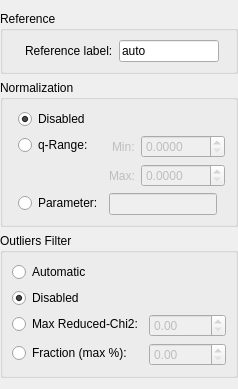
             <widget class="QWidget" name="timeAverageWidget" native="true">
              <layout class="QVBoxLayout" name="verticalLayout_7">
               <property name="leftMargin">
                <number>0</number>
               </property>
               <property name="rightMargin">
                <number>0</number>
               </property>
               <item>
                <widget class="QGroupBox" name="referenceGroupBox">
                 <property name="maximumSize">
                  <size>
                   <width>16777215</width>
                   <height>16777215</height>
                  </size>
                 </property>
                 <property name="title">
                  <string>Reference</string>
                 </property>
                 <property name="flat">
                  <bool>false</bool>
                 </property>
                 <layout class="QFormLayout" name="formLayout_10">
                  <property name="formAlignment">
                   <set>Qt::AlignHCenter|Qt::AlignTop</set>
                  </property>
                  <item row="0" column="0">
                   <widget class="QLabel" name="referenceLabel">
                    <property name="text">
                     <string>Reference label:</string>
                    </property>
                    <property name="buddy">
                     <cstring>referenceLineEdit</cstring>
                    </property>
                   </widget>
                  </item>
                  <item row="0" column="1">
                   <widget class="QLineEdit" name="referenceLineEdit">
                    <property name="maximumSize">
                     <size>
                      <width>100</width>
                      <height>16777215</height>
                     </size>
                    </property>
                    <property name="toolTip">
                     <string>Reference time-delay label for calculating difference curves (e.g. '-3ns')</string>
                    </property>
                    <property name="text">
                     <string>auto</string>
                    </property>
                   </widget>
                  </item>
                 </layout>
                </widget>
               </item>
               <item>
                <widget class="QGroupBox" name="normalizationGroupBox">
                 <property name="maximumSize">
                  <size>
                   <width>16777215</width>
                   <height>16777215</height>
                  </size>
                 </property>
                 <property name="title">
                  <string>Normalization</string>
                 </property>
                 <layout class="QFormLayout" name="formLayout_6">
                  <property name="fieldGrowthPolicy">
                   <enum>QFormLayout::FieldsStayAtSizeHint</enum>
                  </property>
                  <property name="labelAlignment">
                   <set>Qt::AlignLeading|Qt::AlignLeft|Qt::AlignVCenter</set>
                  </property>
                  <property name="formAlignment">
                   <set>Qt::AlignHCenter|Qt::AlignTop</set>
                  </property>
                  <item row="1" column="0">
                   <widget class="QRadioButton" name="qRangeRadioButton">
                    <property name="text">
                     <string>q-Range:</string>
                    </property>
                    <property name="checked">
                     <bool>false</bool>
                    </property>
                   </widget>
                  </item>
                  <item row="2" column="0">
                   <widget class="QRadioButton" name="parameterRadioButton">
                    <property name="text">
                     <string>Parameter:</string>
                    </property>
                   </widget>
                  </item>
                  <item row="2" column="1">
                   <widget class="QLineEdit" name="parameterLineEdit">
                    <property name="enabled">
                     <bool>false</bool>
                    </property>
                    <property name="sizePolicy">
                     <sizepolicy hsizetype="Preferred" vsizetype="Fixed">
                      <horstretch>0</horstretch>
                      <verstretch>0</verstretch>
                     </sizepolicy>
                    </property>
                    <property name="maximumSize">
                     <size>
                      <width>16777215</width>
                      <height>16777215</height>
                     </size>
                    </property>
                   </widget>
                  </item>
                  <item row="1" column="1">
                   <widget class="QWidget" name="qRangeWidget" native="true">
                    <property name="enabled">
                     <bool>false</bool>
                    </property>
                    <property name="sizePolicy">
                     <sizepolicy hsizetype="Preferred" vsizetype="Preferred">
                      <horstretch>0</horstretch>
                      <verstretch>0</verstretch>
                     </sizepolicy>
                    </property>
                    <layout class="QFormLayout" name="formLayout_9">
                     <property name="labelAlignment">
                      <set>Qt::AlignRight|Qt::AlignTrailing|Qt::AlignVCenter</set>
                     </property>
                     <property name="formAlignment">
                      <set>Qt::AlignLeading|Qt::AlignLeft|Qt::AlignVCenter</set>
                     </property>
                     <property name="leftMargin">
                      <number>0</number>
                     </property>
                     <property name="topMargin">
                      <number>0</number>
                     </property>
                     <property name="rightMargin">
                      <number>0</number>
                     </property>
                     <property name="bottomMargin">
                      <number>0</number>
                     </property>
                     <item row="0" column="0">
                      <widget class="QLabel" name="minQRangeNormalizationLabel">
                       <property name="text">
                        <string>Min:</string>
                       </property>
                      </widget>
                     </item>
                     <item row="0" column="1">
                      <widget class="QDoubleSpinBox" name="minQRangeNormalizationDoubleSpinBox">
                       <property name="maximumSize">
                        <size>
                         <width>100</width>
                         <height>16777215</height>
                        </size>
                       </property>
                       <property name="decimals">
                        <number>4</number>
                       </property>
                       <property name="maximum">
                        <double>1000.000000000000000</double>
                       </property>
                      </widget>
                     </item>
                     <item row="1" column="0">
                      <widget class="QLabel" name="maxQRangeNormalizationLabel">
                       <property name="text">
                        <string>Max:</string>
                       </property>
                      </widget>
                     </item>
                     <item row="1" column="1">
                      <widget class="QDoubleSpinBox" name="maxQRangeNormalizationDoubleSpinBox">
                       <property name="maximumSize">
                        <size>
                         <width>100</width>
                         <height>16777215</height>
                        </size>
                       </property>
                       <property name="decimals">
                        <number>4</number>
                       </property>
                       <property name="maximum">
                        <double>1000.000000000000000</double>
                       </property>
                      </widget>
                     </item>
                    </layout>
                   </widget>
                  </item>
                  <item row="0" column="0">
                   <widget class="QRadioButton" name="normalizationDisabledRadioButton">
                    <property name="text">
                     <string>Disabled</string>
                    </property>
                    <property name="checked">
                     <bool>true</bool>
                    </property>
                   </widget>
                  </item>
                 </layout>
                </widget>
               </item>
               <item>
                <widget class="QGroupBox" name="outliersFilterGroupBox">
                 <property name="title">
                  <string>Outliers Filter</string>
                 </property>
                 <layout class="QFormLayout" name="formLayout_11">
                  <property name="fieldGrowthPolicy">
                   <enum>QFormLayout::AllNonFixedFieldsGrow</enum>
                  </property>
                  <property name="labelAlignment">
                   <set>Qt::AlignLeading|Qt::AlignLeft|Qt::AlignVCenter</set>
                  </property>
                  <property name="formAlignment">
                   <set>Qt::AlignHCenter|Qt::AlignTop</set>
                  </property>
                  <item row="1" column="0">
                   <widget class="QRadioButton" name="outliersFilterDisabledRadioButton">
                    <property name="text">
                     <string>Disabled</string>
                    </property>
                    <property name="checked">
                     <bool>true</bool>
                    </property>
                   </widget>
                  </item>
                  <item row="2" column="0">
                   <widget class="QRadioButton" name="outliersFilterReducedChi2RadioButton">
                    <property name="text">
                     <string>Max Reduced-Chi2:</string>
                    </property>
                   </widget>
                  </item>
                  <item row="2" column="1">
                   <widget class="QDoubleSpinBox" name="outliersFilterReducedChi2DoubleSpinBox">
                    <property name="enabled">
                     <bool>false</bool>
                    </property>
                    <property name="sizePolicy">
                     <sizepolicy hsizetype="Preferred" vsizetype="Fixed">
                      <horstretch>0</horstretch>
                      <verstretch>0</verstretch>
                     </sizepolicy>
                    </property>
                    <property name="maximumSize">
                     <size>
                      <width>100</width>
                      <height>16777215</height>
                     </size>
                    </property>
                    <property name="maximum">
                     <double>10000.000000000000000</double>
                    </property>
                   </widget>
                  </item>
                  <item row="0" column="0">
                   <widget class="QRadioButton" name="outliersFilterAutoRadioButton">
                    <property name="toolTip">
                     <string>Reduced-chi2 thresholding at the 95th-percentile</string>
                    </property>
                    <property name="text">
                     <string>Automatic</string>
                    </property>
                   </widget>
                  </item>
                  <item row="3" column="0">
                   <widget class="QRadioButton" name="outliersFilterFractionRadioButton">
                    <property name="text">
                     <string>Fraction (max %):</string>
                    </property>
                   </widget>
                  </item>
                  <item row="3" column="1">
                   <widget class="QDoubleSpinBox" name="outliersFilterFractionDoubleSpinBox">
                    <property name="enabled">
                     <bool>false</bool>
                    </property>
                    <property name="sizePolicy">
                     <sizepolicy hsizetype="Preferred" vsizetype="Fixed">
                      <horstretch>0</horstretch>
                      <verstretch>0</verstretch>
                     </sizepolicy>
                    </property>
                    <property name="maximumSize">
                     <size>
                      <width>100</width>
                      <height>16777215</height>
                     </size>
                    </property>
                    <property name="maximum">
                     <double>100.000000000000000</double>
                    </property>
                   </widget>
                  </item>
                 </layout>
                </widget>
               </item>
              </layout>
             </widget>
